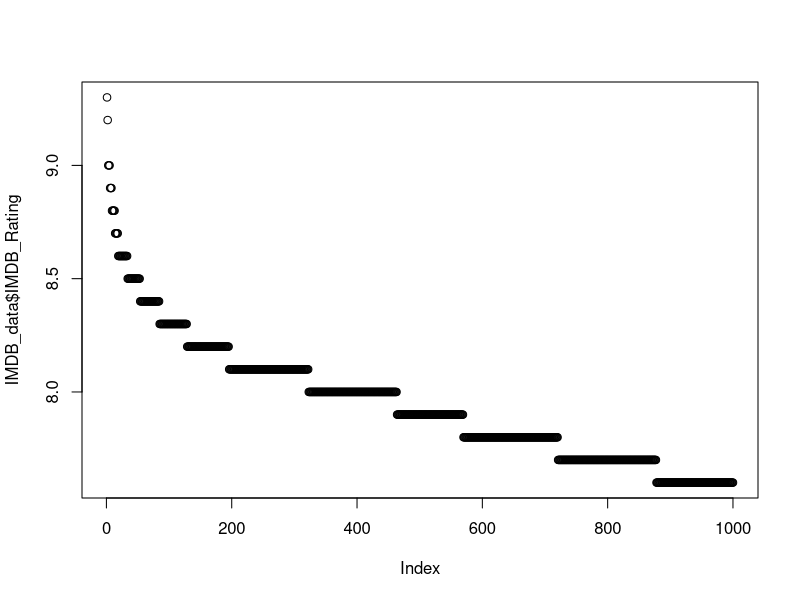
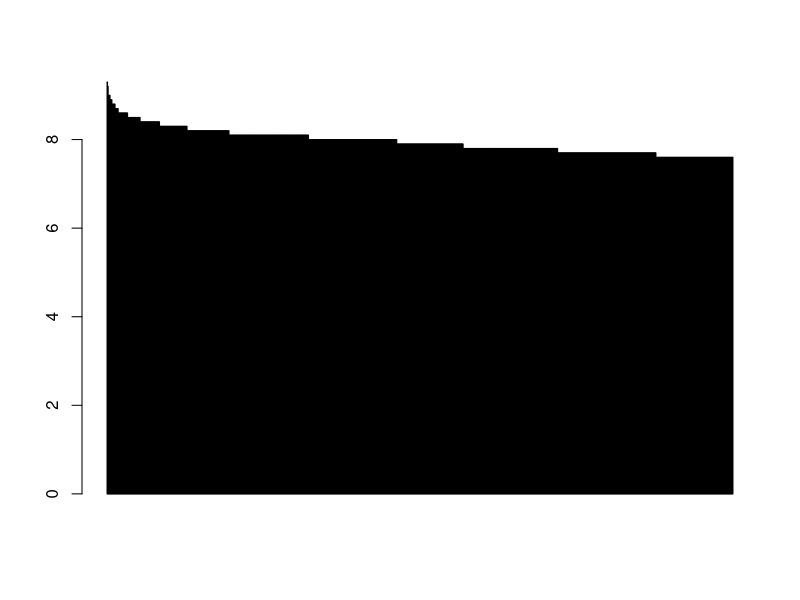

These figures' R source, in order:
## ---- chunk 1
knitr::opts_chunk$set(echo = TRUE)
## ---- chunk 2
library(readr) # Loads in the library readr
## ---- chunk 3

IMDB_data<-read_csv("imdb_top_1000_movies.csv")

## ---- chunk 4
plot(IMDB_data$IMDB_Rating)
## ---- chunk 5
barplot(IMDB_data$IMDB_Rating)
